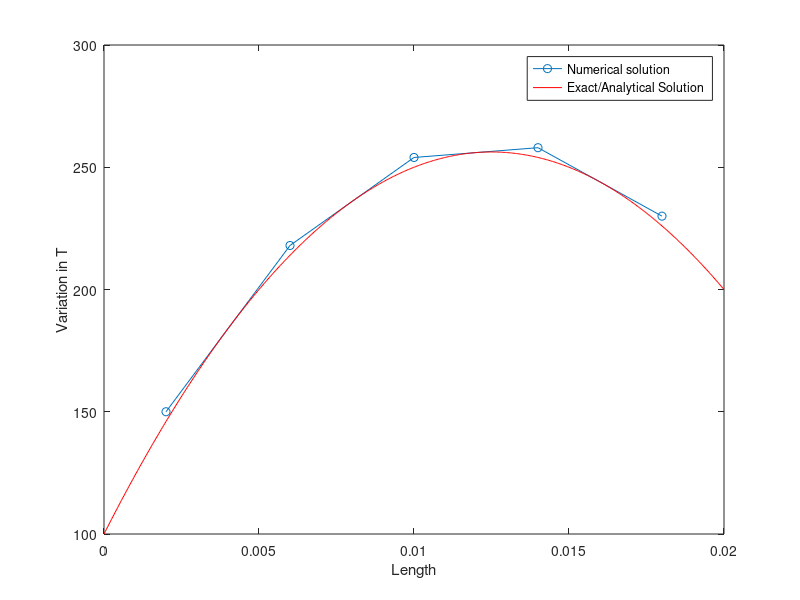

The MATLAB source for this figure:
clear all; clc;
%Known Values
L = 0.02; %Length of the domain (or rod in this case)
n = 5; %Number of Control Volumes(CVs) considered
dx = L/n; %Grid Spacing %Assumed Uniform Grid spacing

%Thermal Conductivity - Assumed constant throught the domain
k = 0.5;
ke = 0.5;
kw = 0.5;
q = 1000*1000; %Uniform Heat Generation

%Boundary Conditions
%Temperature - in degree celsius
TA = 100;
TB = 200;

%Calculated Constants
aw = kw/dx;
ae = ke/dx;

%Mesh Creation
x = dx/2:dx:L;
N = length(x);

%Matrices Creation
A = zeros(N,N); %Coefficient Matrix
b = zeros(N,1); %Constants' Matrix

%Algorithm
for i=1:N
    if x(i) == min(x) %For Boundary Point-1 (Left most Node)
        A(i,i) = ae + 2*(kw/dx);
        A(i,i+1) = -ae;
        b(i,1) = q*dx + 2*(kw/dx)*TA;
    elseif x(i) == max(x) %For Boundary Point-2 (Right most Node)
        A(i,i) = aw + 2*(ke/dx);
        A(i,i-1) = -aw;
        b(i,1) = q*dx + 2*(ke/dx)*TB;
    else %For all Internal Nodes
        A(i,i) = ae + aw;
        A(i,i+1) = -ae;
        A(i,i-1) = -aw;
        b(i,1) = q*dx;
    end
end

%Final results
A %Coefficient Tri-Diagonal Matrix
b %Constant Matrix
T = A\b %Displays the Temperature matrix after solving

%Plots and comparison between Analytical/Exact & Numerical solution curves
y = linspace(0,L,500);
Te = TA + y.*(((TB-TA)/L)+(q/(2*k)).*(L-y)); %Exact solution (Analytical) for Temperature
plot(x,T,'o-',y,Te,'r')
xlabel('Length')
ylabel('Variation in T')
legend('Numerical solution','Exact/Analytical Solution')
